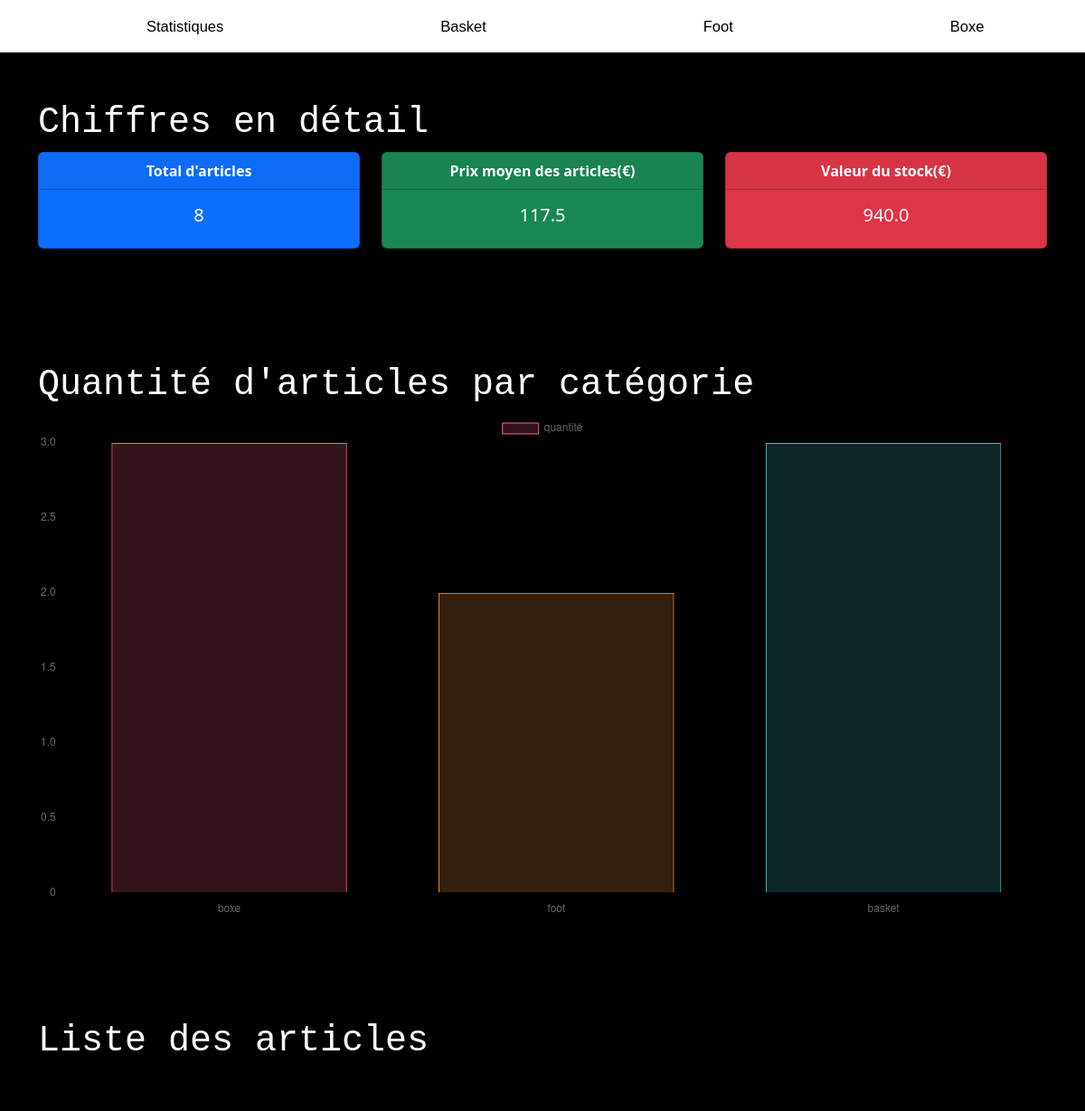
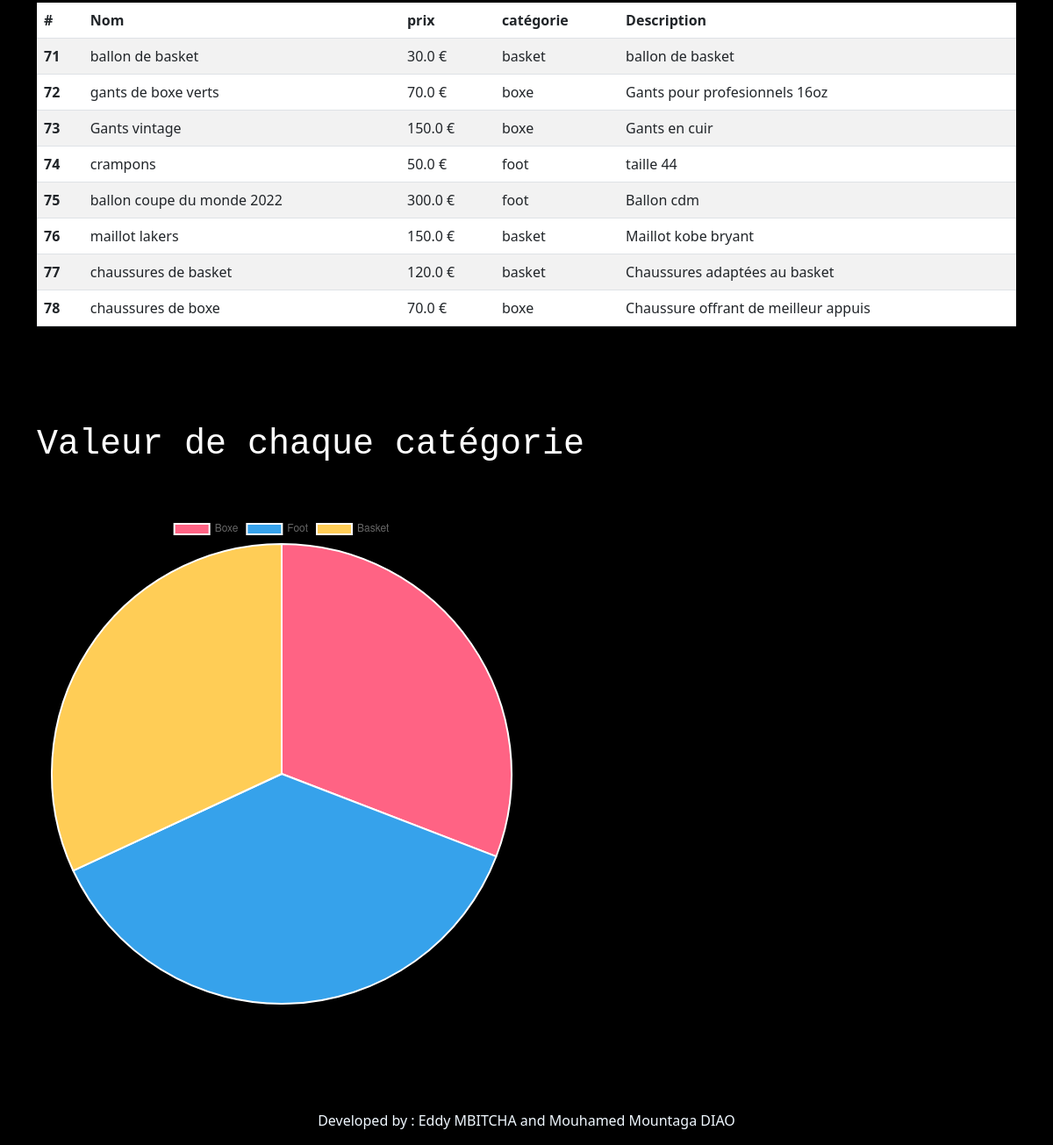
The app's page /accueil/ (signed in) with its own data (2 pictures, top to bottom).
### appAsso/models.py (models this page shows, shortened)
class Products(models.Model):
    nomProduit = models.CharField(max_length=45, null=False)
    prix = models.FloatField(default=0.0, null=False)
    cProduit = models.CharField(max_length=45, null=False)
    description = models.TextField(max_length=128, null=True)
    img = models.ImageField(upload_to="media", blank=True)

### appAsso/views.py (the view)
# urls.py: path('accueil/', accueil, name='accueil'),
def accueil(request):
    count_all_items = Products.objects.all().count()
    count_boxe_items = Products.objects.filter(cProduit="boxe").count()
    count_basket_items = Products.objects.filter(cProduit="basket").count()
    count_foot_items = Products.objects.filter(cProduit="foot").count()
    items = Products.objects.all()
    valeur_totale_stock = sum(items.values_list('prix', flat=True))
    if count_all_items > 0:
        prix_moyen_ = valeur_totale_stock / count_all_items
        prix_moyen = round(prix_moyen_, 2)
    else:
        prix_moyen = 0
    boxe_items = Products.objects.filter(cProduit="boxe")
    valeur_stock_boxe = sum(boxe_items.values_list('prix', flat=True))
    foot_items = Products.objects.filter(cProduit="foot")
    valeur_stock_foot = sum(foot_items.values_list('prix', flat=True))
    basket_items = Products.objects.filter(cProduit="basket")
    valeur_stock_basket = sum(basket_items.values_list('prix', flat=True))
    context = {'count_all_items': count_all_items,
                'items': items,
                'count_boxe_items': count_boxe_items,
                'count_basket_items': count_basket_items,
                'count_foot_items': count_foot_items,
                'valeur_totale_stock': float(valeur_totale_stock),
                'prix_moyen': float(prix_moyen),
                'valeur_stock_boxe': float(valeur_stock_boxe),
                'valeur_stock_foot': float(valeur_stock_foot),
                'valeur_stock_basket': float(valeur_stock_basket),
            }
    return render(request, "accueil.html", context)

### appAsso/templates/accueil.html (shortened to what this page needs)
{% extends 'base.html'%}
{% load static %}
{% block content %}
<body>
   <head>
      <link rel="stylesheet" href="{% static 'css/accueil.css' %}">
   </head>
   <div class="container">
      <h1>Chiffres en détail</h1>
      <div class="row">
         <div class="col-sm-4">
            <div class="card text-bg-primary mb">
               <div class="card-header"><strong>Total d'articles</strong> </div>
               <div class="card-body">
                  <h5 class="card-title">
                     {% if user.is_authenticated %}
                     {{ count_all_items }}
                     {% endif %}
                  </h5>
               </div>
            </div>
         </div>
         <div class="col-sm-4">
            <div class="card text-bg-success mb-3">
               <div class="card-header"><strong>Prix moyen des articles(€)</strong></div>
               <div class="card-body">
                  <h5 class="card-title">
                     {% if user.is_authenticated %}
                     {{ prix_moyen }}
                     {% endif %}
                  </h5>
               </div>
            </div>
         </div>
         <div class="col-sm-4">
            <div class="card text-bg-danger mb-3">
               <div class="card-header"><strong>Valeur du stock(€)</strong></div>
               <div class="card-body">
                  <h5 class="card-title">
                     {% if user.is_authenticated %}
                     {{ valeur_totale_stock }} </h5>
                  {% endif %}
               </div>
            </div>
         </div>
      </div>
      <div class="graphe">
         <h1>Quantité d'articles par catégorie</h1>
         {% if user.is_authenticated %}
         <div>
            <canvas id="myChart"></canvas>
         </div>
         <script class="bar">
            generateBarChart({{ count_boxe_items }}, {{ count_foot_items }}, {{ count_basket_items }})
         </script>
         {% else %}
         <a href="{% url 'userLogin' %}">Veuillez vous connecter.</a>
         {% endif %}
      </div>
      <h1>Liste des articles</h1>
      {% if user.is_authenticated%}
      <div class="tableau">
         <table class="table table-striped">
            <thead class="thead-dark">
               <tr>
                  <th scope="col">#</th>
                  <th scope="col">Nom</th>
                  <th scope="col">prix</th>
                  <th scope="col">catégorie</th>
                  <th scope="col">Description</th>
               </tr>
            </thead>
            <tbody class="bodytab">
               {% for item in items %}
               <tr>
                  <th scope="row">{{ item.id }}</th>
                  <td>{{ item.nomProduit }}</td>
                  <td>{{ item.prix}} €</td>
                  <td>{{ item.cProduit}}</td>
                  <td>{{ item.description}}</td>
               </tr>
               {% endfor %}
            </tbody>
         </table>
      </div>
      {%else%}
      <a href="{% url 'userLogin' %}">Veuillez vous connecter.</a>
      {% endif %}
      <h1>Valeur de chaque catégorie</h1>
      {% if user.is_authenticated%}
      <div class="cercle">
         <div>
            <canvas id="myChart2"></canvas>
         </div>
         <script class="pie">
            generatePieChart({{ valeur_stock_boxe }}, {{ valeur_stock_foot }}, {{ valeur_stock_basket }})
         </script>
      </div>
      {%else%}
      <a href="{% url 'userLogin' %}">Veuillez vous connecter.</a>
      {% endif %}
   </div>
</body>
{% endblock %}

### static/css/style.css (style rules this page uses)
body { background-color: black; }
.table tr { color:white; }

### static/css/accueil.css (style rules this page uses)
h1 { margin-top: 10%; color: white; font-family: 'Courier New', Courier, monospace; }
h5 { text-align: center; }
.card-header { text-align: center; }
.cercle, .graphe, .tableau { margin-top: 5%; }
.cercle { width:50%; height: 50%; }
.table-striped tbody tr { background-color: white; color: black; }
.card { animation: transitionOne 2.5s; }
.table { animation: transitionOne 6.5s; }

### records on screen
Products: id "71", nomProduit "ballon de basket", prix "30.0", cProduit "basket", description "ballon de basket"
Products: id "72", nomProduit "gants de boxe verts", prix "70.0", cProduit "boxe", description "Gants pour profesionnels 16oz"
Products: id "73", nomProduit "Gants vintage", prix "150.0", cProduit "boxe", description "Gants en cuir"
Products: id "74", nomProduit "crampons", prix "50.0", cProduit "foot", description "taille 44"
Products: id "75", nomProduit "ballon coupe du monde 2022", prix "300.0", cProduit "foot", description "Ballon cdm"
Products: id "76", nomProduit "maillot lakers", prix "150.0", cProduit "basket", description "Maillot kobe bryant"
Products: id "77", nomProduit "chaussures de basket", prix "120.0", cProduit "basket", description "Chaussures adaptées au basket"
Products: id "78", nomProduit "chaussures de boxe", prix "70.0", cProduit "boxe", description "Chaussure offrant de meilleur appuis"

### other values on screen
{{ count_all_items }} "8"
{{ prix_moyen }} "117.5"
{{ valeur_totale_stock }} "940.0"
chart data {{ count_boxe_items }} 3
chart data {{ count_foot_items }} 2
chart data {{ count_basket_items }} 3
chart data {{ valeur_stock_boxe }} 290.0
